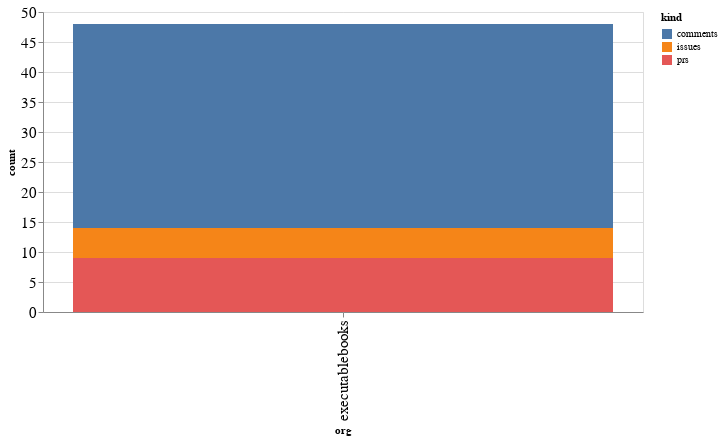

The notebook cell this image was saved under:
### Code cell
alt.Chart(org_summaries, width=600).mark_bar().encode(
    x='org',
    y='count',
    color='kind',
    tooltip="org"
)

### Figure 1 — Vega-Lite specification as saved in the notebook (floating-point values rounded to 4 significant figures)
{"config": {"axisLeft": {"labelFontSize": 15}, "axisBottom": {"labelFontSize": 15}}, "data": {"name": "data-3939d413d275168fb7967bf8c2c52693"}, "mark": "bar", "encoding": {"color": {"type": "nominal", "field": "kind"}, "tooltip": {"type": "nominal", "field": "org"}, "x": {"type": "nominal", "field": "org"}, "y": {"type": "quantitative", "field": "count"}}, "width": 600, "$schema": "https://vega.github.io/schema/vega-lite/v4.8.1.json", "datasets": {"data-3939d413d275168fb7967bf8c2c52693": [{"org": "executablebooks", "kind": "comments", "count": 34}, {"org": "executablebooks", "kind": "issues", "count": 5}, {"org": "executablebooks", "kind": "prs", "count": 9}]}}
